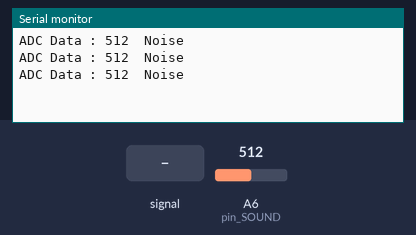
A sketch run on a simulated Arduino Nano, built with avr-gcc and run on an emulated ATmega328P. On the bench: the last lines printed to the serial monitor. Inputs (shaded band) come from the test bench; at power-on: A6 (pin_SOUND) = 512.

Above: at 1.3 s.
1.4 s: A6 (pin_SOUND) fed a 200 Hz sine of ±81 counts around its level
At 2.9 s:
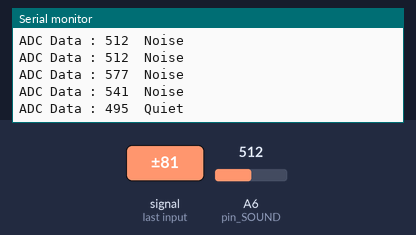
4.4 s: A6 (pin_SOUND) set to 716
At 4.9 s:
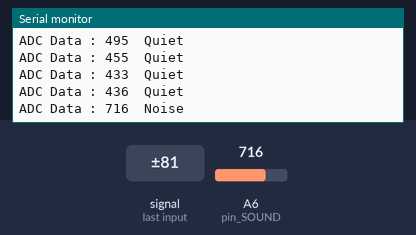
5.9 s: A6 (pin_SOUND) fed a 1000 Hz sine of ±255 counts around its level
At 6.4 s:
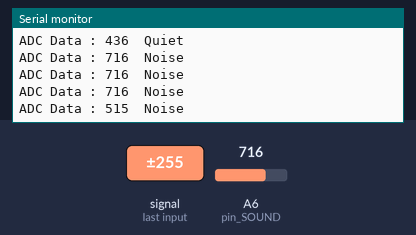
7.4 s: A6 (pin_SOUND) set to 900
At 7.9 s:
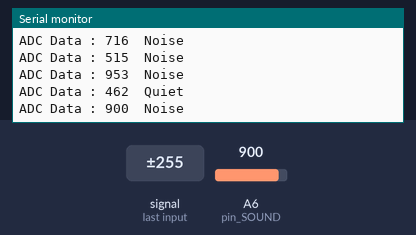
Timing chart, 0 to 9.9 s (numbered marks = the images above; inputs shaded):
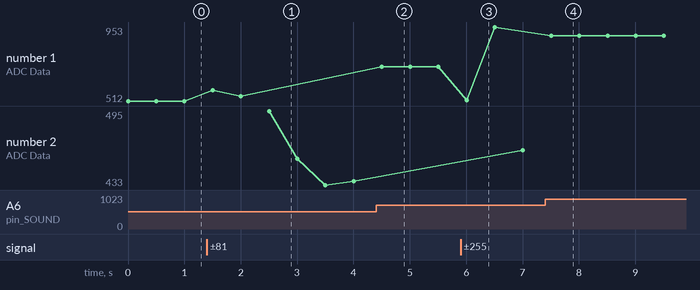

Measured:
- after the input at 1.4 s, the serial monitor: prints a new line after 0.10 s (image 1)
- after the input at 4.4 s, the serial monitor: prints a new line after 0.10 s (image 2)
- after the input at 5.9 s, the serial monitor: prints a new line after 0.11 s (image 3)
- after the input at 7.4 s, the serial monitor: prints a new line after 0.11 s (image 4)
- plotted number 1: 512 → 541 after the input at 1.4 s, 541 → 716 after the input at 4.4 s, 716 → 953 after the input at 5.9 s, 953 → 900 after the input at 7.4 s
- plotted number 2: 436 → 462 after the input at 5.9 s

The sketch:

PIONEER_SOUND.ino
```cpp
int pin_SOUND = A6;

void setup() {
  // UART setup baud 115200, data bit 8, parity None, stop bit 1
  Serial.begin(115200);  // same Serial.begin(115200, SERIAL_8N1)

  // Sound pin Input Setup
  pinMode(pin_SOUND, INPUT);
}

void loop() {
  int ADC_data = analogRead(pin_SOUND);
  // 0~1023

  Serial.print("ADC Data : ");
  Serial.print(ADC_data);
  if(ADC_data > 511)
  {
    Serial.println("  Noise");
  }
  else
  {
    Serial.println("  Quiet");
  }
  delay(500);
}
```
